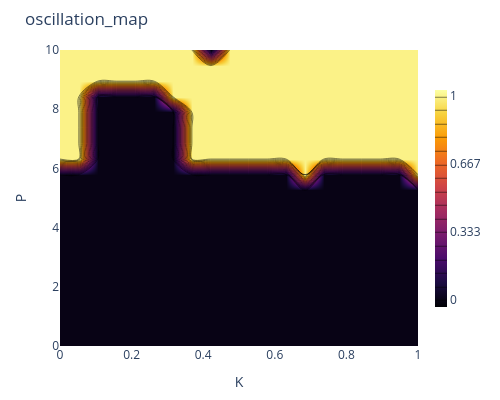
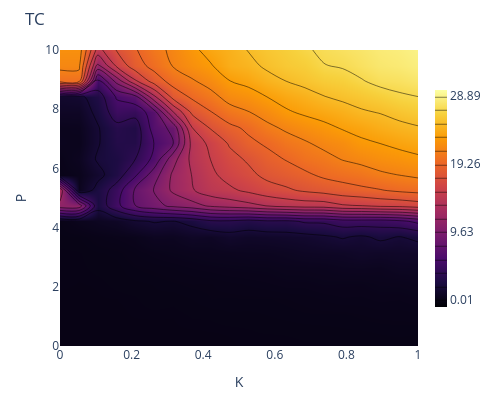
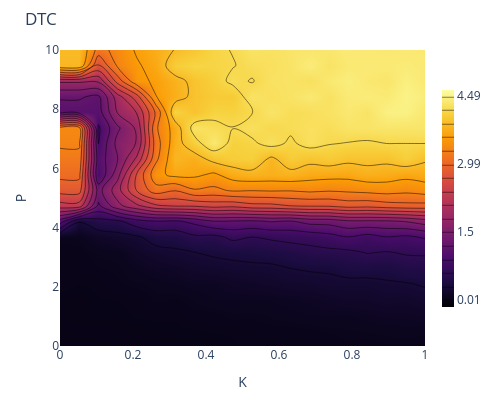
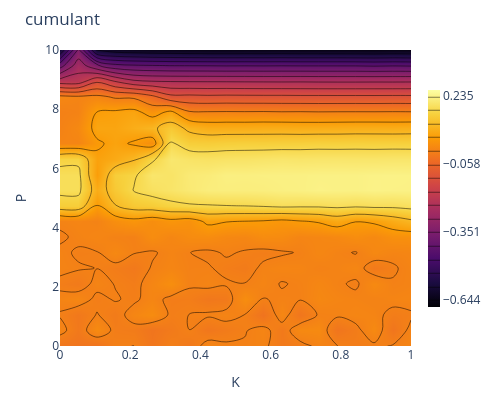

The notebook cell saved with these charts, in order:
### Markdown cell above
## Visualization

### Code cell
import plotly.graph_objects as go

def plot_metrics_contour(matrix, P_vals, K_vals, title='Metric Map',
                         colorscale='Inferno', n_contours=15):
    z_min = np.nanmin(matrix)
    z_max = np.nanmax(matrix)
    fig = go.Figure(data=go.Contour(
        z=matrix, x=K_vals, y=P_vals,
        colorscale=colorscale,
        contours=dict(start=z_min, end=z_max,
                      size=(z_max - z_min) / n_contours,
                      coloring='heatmap', showlines=True),
        colorbar=dict(thickness=12, len=0.8)
    ))
    fig.update_layout(title=title, xaxis_title='K',
                      yaxis_title='P', width=500, height=400,
                      margin=dict(l=60, r=40, t=50, b=50))
    fig.show()

# Load and plot
data = np.load('../results/metrics_10n_ring_sw_pairwise_diffusive_noise.npz')
metrics_to_plot = ['oscillation_map', 'TC', 'DTC', 'cumulant', 'powercorr',
                   'skew', 'kurt', 'TC_ksg', 'DTC_ksg', 'Oinfo_ksg', 'osc_fraction']
for m in metrics_to_plot:
    plot_metrics_contour(data[m], data['P'], data['K3'], title=m)

### Figure 1 — Plotly figure (JSON) as saved in the notebook; plotly's stock layout.template omitted (floating-point values rounded to 4 significant figures; data arrays with more than 128 entries replaced by an {"elided": "..."} marker saying what was removed)
{"data": [{"colorbar": {"len": 0.8, "thickness": 12}, "colorscale": [[0, "#000004"], [0.1111, "#1b0c41"], [0.2222, "#4a0c6b"], [0.3333, "#781c6d"], [0.4444, "#a52c60"], [0.5556, "#cf4446"], [0.6667, "#ed6925"], [0.7778, "#fb9b06"], [0.8889, "#f7d13d"], [1, "#fcffa4"]], "contours": {"coloring": "heatmap", "end": 1, "showlines": true, "size": 0.06667, "start": 0}, "type": "contour", "x": [0.0, 0.05263, 0.1053, 0.1579, 0.2105, 0.2632, 0.3158, 0.3684, 0.4211, 0.4737, 0.5263, 0.5789, 0.6316, 0.6842, 0.7368, 0.7895, 0.8421, 0.8947, 0.9474, 1.0], "y": [0.0, 0.5263, 1.053, 1.579, 2.105, 2.632, 3.158, 3.684, 4.211, 4.737, 5.263, 5.789, 6.316, 6.842, 7.368, 7.895, 8.421, 8.947, 9.474, 10.0], "z": {"elided": "20x20 int values"}}], "layout": {"height": 400, "margin": {"b": 50, "l": 60, "r": 40, "t": 50}, "title": {"text": "oscillation_map"}, "width": 500, "xaxis": {"title": {"text": "K"}}, "yaxis": {"title": {"text": "P"}}}}

### Figure 2 — Plotly figure (JSON) as saved in the notebook; plotly's stock layout.template omitted (floating-point values rounded to 4 significant figures; data arrays with more than 128 entries replaced by an {"elided": "..."} marker saying what was removed)
{"data": [{"colorbar": {"len": 0.8, "thickness": 12}, "colorscale": [[0, "#000004"], [0.1111, "#1b0c41"], [0.2222, "#4a0c6b"], [0.3333, "#781c6d"], [0.4444, "#a52c60"], [0.5556, "#cf4446"], [0.6667, "#ed6925"], [0.7778, "#fb9b06"], [0.8889, "#f7d13d"], [1, "#fcffa4"]], "contours": {"coloring": "heatmap", "end": 28.89, "showlines": true, "size": 1.925, "start": 0.007906}, "type": "contour", "x": [0.0, 0.05263, 0.1053, 0.1579, 0.2105, 0.2632, 0.3158, 0.3684, 0.4211, 0.4737, 0.5263, 0.5789, 0.6316, 0.6842, 0.7368, 0.7895, 0.8421, 0.8947, 0.9474, 1.0], "y": [0.0, 0.5263, 1.053, 1.579, 2.105, 2.632, 3.158, 3.684, 4.211, 4.737, 5.263, 5.789, 6.316, 6.842, 7.368, 7.895, 8.421, 8.947, 9.474, 10.0], "z": {"elided": "20x20 float values"}}], "layout": {"height": 400, "margin": {"b": 50, "l": 60, "r": 40, "t": 50}, "title": {"text": "TC"}, "width": 500, "xaxis": {"title": {"text": "K"}}, "yaxis": {"title": {"text": "P"}}}}

### Figure 3 — Plotly figure (JSON) as saved in the notebook; plotly's stock layout.template omitted (floating-point values rounded to 4 significant figures; data arrays with more than 128 entries replaced by an {"elided": "..."} marker saying what was removed)
{"data": [{"colorbar": {"len": 0.8, "thickness": 12}, "colorscale": [[0, "#000004"], [0.1111, "#1b0c41"], [0.2222, "#4a0c6b"], [0.3333, "#781c6d"], [0.4444, "#a52c60"], [0.5556, "#cf4446"], [0.6667, "#ed6925"], [0.7778, "#fb9b06"], [0.8889, "#f7d13d"], [1, "#fcffa4"]], "contours": {"coloring": "heatmap", "end": 4.486, "showlines": true, "size": 0.2985, "start": 0.007907}, "type": "contour", "x": [0.0, 0.05263, 0.1053, 0.1579, 0.2105, 0.2632, 0.3158, 0.3684, 0.4211, 0.4737, 0.5263, 0.5789, 0.6316, 0.6842, 0.7368, 0.7895, 0.8421, 0.8947, 0.9474, 1.0], "y": [0.0, 0.5263, 1.053, 1.579, 2.105, 2.632, 3.158, 3.684, 4.211, 4.737, 5.263, 5.789, 6.316, 6.842, 7.368, 7.895, 8.421, 8.947, 9.474, 10.0], "z": {"elided": "20x20 float values"}}], "layout": {"height": 400, "margin": {"b": 50, "l": 60, "r": 40, "t": 50}, "title": {"text": "DTC"}, "width": 500, "xaxis": {"title": {"text": "K"}}, "yaxis": {"title": {"text": "P"}}}}

### Figure 4 — Plotly figure (JSON) as saved in the notebook; plotly's stock layout.template omitted (floating-point values rounded to 4 significant figures; data arrays with more than 128 entries replaced by an {"elided": "..."} marker saying what was removed)
{"data": [{"colorbar": {"len": 0.8, "thickness": 12}, "colorscale": [[0, "#000004"], [0.1111, "#1b0c41"], [0.2222, "#4a0c6b"], [0.3333, "#781c6d"], [0.4444, "#a52c60"], [0.5556, "#cf4446"], [0.6667, "#ed6925"], [0.7778, "#fb9b06"], [0.8889, "#f7d13d"], [1, "#fcffa4"]], "contours": {"coloring": "heatmap", "end": 0.235, "showlines": true, "size": 0.05858, "start": -0.6437}, "type": "contour", "x": [0.0, 0.05263, 0.1053, 0.1579, 0.2105, 0.2632, 0.3158, 0.3684, 0.4211, 0.4737, 0.5263, 0.5789, 0.6316, 0.6842, 0.7368, 0.7895, 0.8421, 0.8947, 0.9474, 1.0], "y": [0.0, 0.5263, 1.053, 1.579, 2.105, 2.632, 3.158, 3.684, 4.211, 4.737, 5.263, 5.789, 6.316, 6.842, 7.368, 7.895, 8.421, 8.947, 9.474, 10.0], "z": {"elided": "20x20 float values"}}], "layout": {"height": 400, "margin": {"b": 50, "l": 60, "r": 40, "t": 50}, "title": {"text": "cumulant"}, "width": 500, "xaxis": {"title": {"text": "K"}}, "yaxis": {"title": {"text": "P"}}}}
